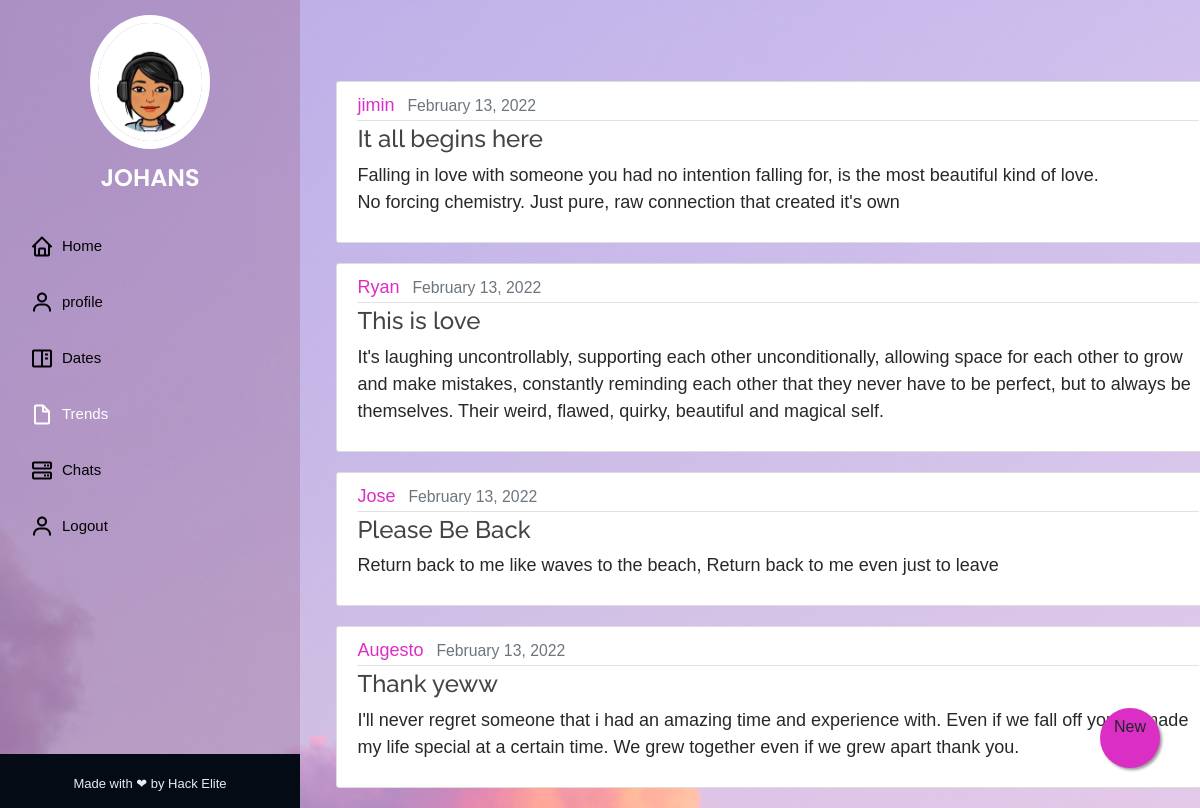
Screenshot of /blog/ with the database file from the repository.
### blog/models.py (models this page shows, shortened)
class Post(models.Model):
    title = models.CharField(max_length=100)
    content = models.TextField()
    date_posted = models.DateTimeField(default=timezone.now)
    author = models.ForeignKey(User, on_delete=models.CASCADE)

### blog/views.py (the view)
# urls.py: path('blog/', PostListView.as_view(), name='blog-home'),
class PostListView(ListView):
    model = Post
    template_name = 'blog/home.html'  # <app>/<model>_<viewtype>.html
    context_object_name = 'posts'
    ordering = ['-date_posted']
    paginate_by = 5

### blog/templates/blog/home.html (shortened to what this page needs)
{% extends "blog/base.html" %}
{% block content %}
  <div style="padding-left: 40%;align-items: center;">
    {% for post in posts %}
        <article class="media content-section" style="width: 200%;">
          <div class="media-body">
            <div class="article-metadata">
              <a class="mr-2" href="{% url 'user-posts' post.author.username %}" style="color: #db2ec4;">{{ post.author }}</a>
              <small class="text-muted">{{ post.date_posted|date:"F d, Y" }}</small>
            </div>
            <h4><a class="article-title" href="{% url 'post-detail' post.id %}">{{ post.title }}</a></h4>
            <p class="article-content">{{ post.content }}</p>
          </div>
        </article>
    {% endfor %}
  </div>
<a href="{%url 'post-create'%}" class="float" >
<i class="fa fa-plus my-float" style="color: #db2ec4;"><button class="btn success">New</button></i>
</a>
{% endblock content %}

### blog/templates/blog/base.html (shortened to what this page needs)
{% load static %}
<!DOCTYPE html>
<html>
<head>
    <link rel="stylesheet" href="https://maxcdn.bootstrapcdn.com/bootstrap/4.0.0/css/bootstrap.min.css">
    <link rel="stylesheet" type="text/css" href="{% static 'blog/main.css' %}">
  <link href="{% static 'blog/assets/vendor/aos/aos.css' %}" rel="stylesheet">
  <link href="{% static 'blog/assets/vendor/bootstrap/css/bootstrap.min.css' %}" rel="stylesheet">
  <link href="{% static 'blog/assets/vendor/bootstrap-icons/bootstrap-icons.css' %}" rel="stylesheet">
  <link href="{% static 'blog/assets/vendor/boxicons/css/boxicons.min.css' %}" rel="stylesheet">
  <link href="{% static 'blog/assets/vendor/glightbox/css/glightbox.min.css' %}" rel="stylesheet">
  <link href="{% static 'blog/assets/vendor/swiper/swiper-bundle.min.css' %}" rel="stylesheet">
  <link href="{% static 'blog/assets/css/style.css' %}" rel="stylesheet">
</head>
<body>
  <header id="header">
    <div class="d-flex flex-column">
      <div class="profile">
        <img src="{% static 'blog/assets/img/olivs.jpg' %}" alt="" class="img-fluid rounded-circle">
        <h1 class="text-light"><a href="index.html">JOHANS</a></h1>
        </div>
      </div>
      <nav id="navbar" class="nav-menu navbar">
        <ul>
          <li><a href="{% url 'blog-about' %}" class="nav-link scrollto"><i class="bx bx-home"></i> <span>Home</span></a></li>
          <li><a href="{% url 'blog-about' %}" class="nav-link scrollto"><i class="bx bx-user"></i> <span>profile</span></a></li>
          <li><a href="{% url 'blog-about' %}" class="nav-link scrollto"><i class="bx bx-book-content"></i> <span>Dates</span></a></li>
          <li><a href="{% url 'blog-home' %}" class="nav-link scrollto active"><i class="bx bx-file-blank"></i> <span>Trends</span></a></li>
          <li><a href="{% url 'chat-home' %}" class="nav-link scrollto "><i class="bx bx-server"></i> <span>Chats</span></a></li>
          <li><a href="{% url 'logout' %}" class="nav-link scrollto"><i class="bx bx-user"></i> <span>Logout</span></a></li>
        </ul>
      </nav>
  </header>
  <footer id="footer">
    <div class="container">
      <div class="credits">
        Made with ❤ by Hack Elite</a>
      </div>
    </div>
  </footer>
    <main role="main" class="container">
      <div class="row">
        <div class="col-md-8">
          <br><br><br>
          {% block content %}{% endblock %}
        </div>
      </div>
    </main>
</body>
</html>

### blog/static/blog/main.css (style rules this page uses)
body { background:url("../blog/we.png"); color: #333333; margin-top: 5rem; }
h1, h2, h3, h4, h5, h6 { color: #444444; }
ul { margin: 0; }
.content-section { background: #ffffff; padding: 10px 20px; border: 1px solid #dddddd; border-radius: 3px; margin-bottom: 20px; }
.article-title { color: #444444; }
.article-content { white-space: pre-line; }
.article-metadata { padding-bottom: 1px; margin-bottom: 4px; border-bottom: 1px solid #e3e3e3 }

### blog/static/blog/assets/css/style.css (style rules this page uses)
body { font-family: "Open Sans", sans-serif; color: #272829; }
a { color: #ffffff; text-decoration: none; }
h1, h2, h3, h4, h5, h6 { font-family: "Raleway", sans-serif; }
#header { position: fixed; top: 0; left: 0; bottom: 0; width: 300px; transition: all ease-in-out 0.5s; z-index: 9997; transition: all 0.5s; padding: 0 15px; background: #97668e5d; overflow-y: auto; }
#header .profile img { margin: 15px auto; display: block; width: 120px; border: 8px solid #ffffff; }
#header .profile h1 { font-size: 24px; margin: 0; padding: 0; font-weight: 600; -moz-text-align-last: center; text-align-last: center; font-family: "Poppins", sans-serif; }
#header .profile h1 a, #header .profile h1 a:hover { color: #fff; text-decoration: none; }
.nav-menu { padding: 30px 0 0 0; }
.nav-menu * { margin: 0; padding: 0; list-style: none; }
.nav-menu > ul > li { position: relative; white-space: nowrap; }
.nav-menu a, .nav-menu a:focus { display: flex; align-items: center; color: #020000; padding: 12px 15px; margin-bottom: 8px; transition: 0.3s; font-size: 15px; }
.nav-menu a i, .nav-menu a:focus i { font-size: 24px; padding-right: 8px; color: #000000; }
.nav-menu a:hover, .nav-menu .active, .nav-menu .active:focus, .nav-menu li:hover > a { text-decoration: none; color: #fff; }
.nav-menu a:hover i, .nav-menu .active i, .nav-menu .active:focus i, .nav-menu li:hover > a i { color: #ffffff; }
#footer { padding: 15px; color: #f4f6fd; font-size: 14px; position: fixed; left: 0; bottom: 0; width: 300px; z-index: 9999; background: #040b14; }
#footer .credits { padding-top: 5px; text-align: center; font-size: 13px; color: #eaebf0; }

### blog/templates/blog/home.html (style rules this page uses)
* { padding:0;margin:0; }
body { font-family:Verdana, Geneva, sans-serif; font-size:18px; background-color:#CCC; }
.float { position:fixed; width:60px; height:60px; bottom:40px; right:40px; background-color:#db2ec4;; color:#FFF; border-radius:50px; text-align:center; box-shadow: 2px 2px 3px #999; }
.my-float { margin-top:22px; }

### rows the page displays
Post: author "jimin", date_posted "February 13, 2022", title "It all begins here", content "Falling in love with someone you had no intention falling for, is the most beautiful kind of love. No forcing chemistry. Just pure, raw connection that created it's own"
Post: author "Ryan", date_posted "February 13, 2022", title "This is love", content "It's laughing uncontrollably, supporting each other unconditionally, allowing space for each other to grow and make mistakes, constantly reminding each other that they never have to be perfect, but to always be themselves. Their weird, flawed, quirky, beautiful and magical self."
Post: author "Jose", date_posted "February 13, 2022", title "Please Be Back", content "Return back to me like waves to the beach, Return back to me even just to leave"
Post: author "Augesto", date_posted "February 13, 2022", title "Thank yeww", content "I'll never regret someone that i had an amazing time and experience with. Even if we fall off you've made my life special at a certain time. We grew together even if we grew apart thank you."
